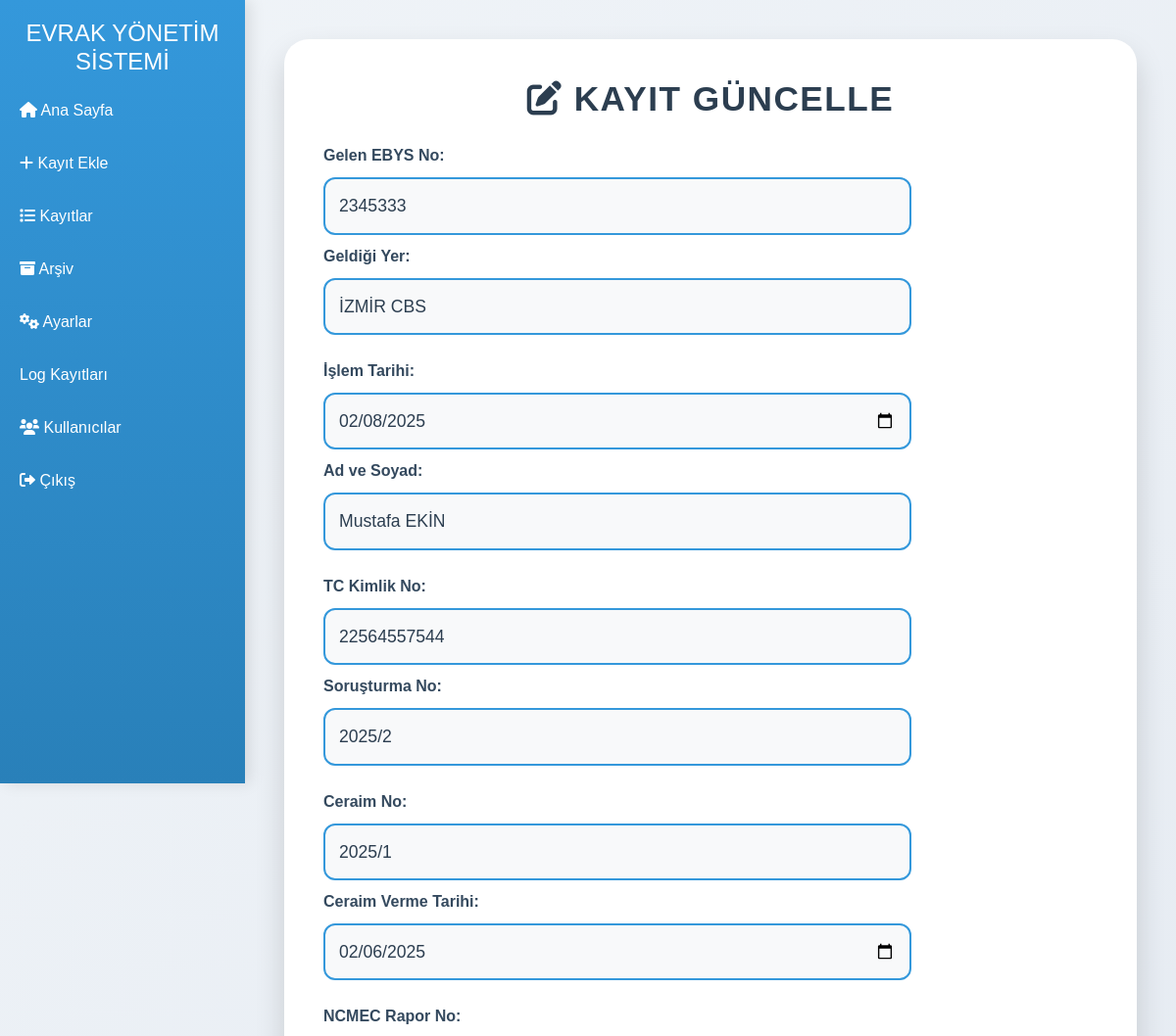
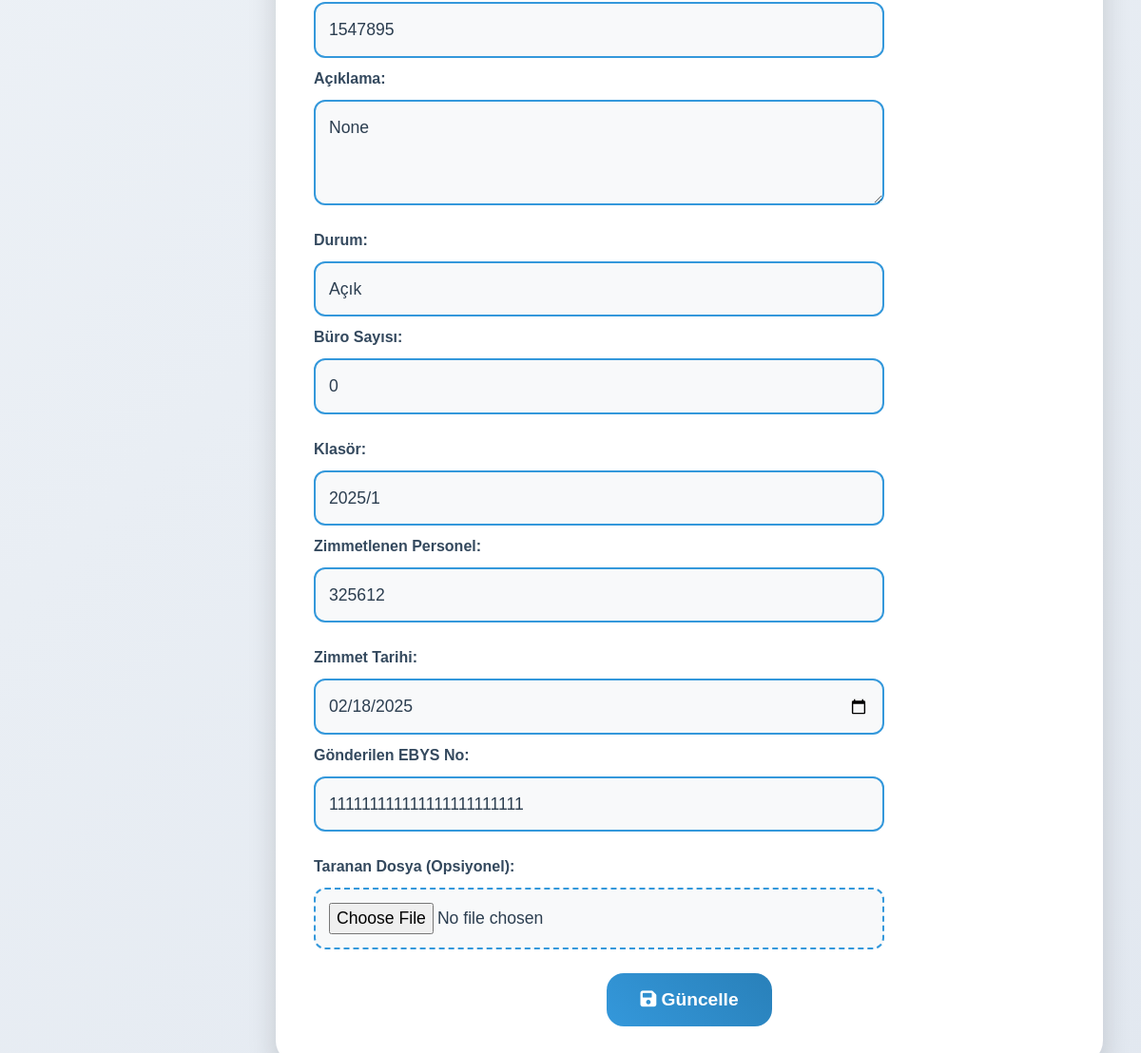
/edit_record/2 (signed in), run on the app's committed database (2 pictures, top to bottom).
### app.py (models this page shows)
class Evrak(db.Model):
    id = db.Column(db.Integer, primary_key=True)
    kayit_no = db.Column(db.String(50), unique=True, nullable=False)
    dosya_no = db.Column(db.String(20), unique=True, nullable=False)
    gelen_ebys_no = db.Column(db.String(50))
    gelen_yer = db.Column(db.String(100))
    islem_tarihi = db.Column(db.Date)
    adi_soyadi = db.Column(db.String(100))
    tc_kimlik = db.Column(db.String(11))
    soru_numara = db.Column(db.String(50))
    ceraim_no = db.Column(db.String(50))
    ceraim_verme_tarihi = db.Column(db.Date)
    ncmec_rapor = db.Column(db.String(50))
    aciklama = db.Column(db.Text)
    dosya_durumu = db.Column(db.String(50))
    buro_sayisi = db.Column(db.Integer)
    klasor = db.Column(db.String(100))
    zimmetlenen_personel = db.Column(db.String(100))
    zimmet_tarihi = db.Column(db.Date)
    gonderilen_ebys_no = db.Column(db.String(50))
    dosya_yolu = db.Column(db.String(200))

### app.py (the view, shortened to what this page needs)
@app.route('/edit_record/<int:record_id>', methods=['GET', 'POST'])
@login_required
def edit_record(record_id):
    if not current_user.can('can_edit') and current_user.role != 'admin':
        flash('Bu işlemi yapma yetkiniz yok!', 'danger')
        return redirect(url_for('list_records'))
    record = Evrak.query.get_or_404(record_id)
    return render_template('edit_record.html', record=record)

### app.py (called while the page is built)
@login_manager.user_loader
def load_user(user_id):
    return User.query.get(int(user_id))

@app.before_request
def update_last_active():
    if current_user.is_authenticated:
        current_user.last_active = datetime.utcnow()
        db.session.commit()

    def can(self, permission):
        return self.permissions.get(permission, False) if self.role != 'admin' else True

### templates/edit_record.html (shortened to what this page needs)
{% extends "base.html" %}
{% block content %}
<div class="container-fluid">
    <div class="edit-card">
        <h2 class="card-title"><i class="fas fa-edit"></i> Kayıt Güncelle</h2>
        <form method="POST" action="{{ url_for('edit_record', record_id=record.id) }}" enctype="multipart/form-data">
            <div class="form-row">
                <div class="form-group">
                    <label for="gelenEbysNo" class="form-label">Gelen EBYS No:</label>
                    <input type="text" class="form-control" id="gelenEbysNo" name="gelenEbysNo" value="{{ record.gelen_ebys_no }}">
                </div>
                <div class="form-group">
                    <label for="gelenYer" class="form-label">Geldiği Yer:</label>
                    <input type="text" class="form-control" id="gelenYer" name="gelenYer" value="{{ record.gelen_yer }}">
                </div>
            </div>
            <div class="form-row">
                <div class="form-group">
                    <label for="islemTarihi" class="form-label">İşlem Tarihi:</label>
                    <input type="date" class="form-control" id="islemTarihi" name="islemTarihi" value="{{ record.islem_tarihi.strftime('%Y-%m-%d') if record.islem_tarihi else '' }}">
                </div>
                <div class="form-group">
                    <label for="adiSoyadi" class="form-label">Ad ve Soyad:</label>
                    <input type="text" class="form-control" id="adiSoyadi" name="adiSoyadi" value="{{ record.adi_soyadi }}">
                </div>
            </div>
            <div class="form-row">
                <div class="form-group">
                    <label for="tcKimlik" class="form-label">TC Kimlik No:</label>
                    <input type="text" class="form-control" id="tcKimlik" name="tcKimlik" value="{{ record.tc_kimlik }}">
                </div>
                <div class="form-group">
                    <label for="soruNumara" class="form-label">Soruşturma No:</label>
                    <input type="text" class="form-control" id="soruNumara" name="soruNumara" value="{{ record.soru_numara }}">
                </div>
            </div>
            <div class="form-row">
                <div class="form-group">
                    <label for="ceraimNo" class="form-label">Ceraim No:</label>
                    <input type="text" class="form-control" id="ceraimNo" name="ceraimNo" value="{{ record.ceraim_no }}">
                </div>
                <div class="form-group">
                    <label for="ceraimVermeTarihi" class="form-label">Ceraim Verme Tarihi:</label>
                    <input type="date" class="form-control" id="ceraimVermeTarihi" name="ceraimVermeTarihi" value="{{ record.ceraim_verme_tarihi.strftime('%Y-%m-%d') if record.ceraim_verme_tarihi else '' }}">
                </div>
            </div>
            <div class="form-row">
                <div class="form-group">
                    <label for="ncmecRapor" class="form-label">NCMEC Rapor No:</label>
                    <input type="text" class="form-control" id="ncmecRapor" name="ncmecRapor" value="{{ record.ncmec_rapor }}">
                </div>
                <div class="form-group">
                    <label for="aciklama" class="form-label">Açıklama:</label>
                    <textarea class="form-control" id="aciklama" name="aciklama" rows="3">{{ record.aciklama }}</textarea>
                </div>
            </div>
            <div class="form-row">
                <div class="form-group">
                    <label for="dosyaDurumu" class="form-label">Durum:</label>
                    <select class="form-control" id="dosyaDurumu" name="dosyaDurumu">
                        <option value="Açık" {% if record.dosya_durumu == 'Açık' %}selected{% endif %}>Açık</option>
                    </select>
                </div>
                <div class="form-group">
                    <label for="buroSayisi" class="form-label">Büro Sayısı:</label>
                    <input type="number" class="form-control" id="buroSayisi" name="buroSayisi" value="{{ record.buro_sayisi if record.buro_sayisi is not none else 0 }}">
                </div>
            </div>
            <div class="form-row">
                <div class="form-group">
                    <label for="klasor" class="form-label">Klasör:</label>
                    <input type="text" class="form-control" id="klasor" name="klasor" value="{{ record.klasor }}">
                </div>
                <div class="form-group">
                    <label for="zimmetlenenPersonel" class="form-label">Zimmetlenen Personel:</label>
                    <input type="text" class="form-control" id="zimmetlenenPersonel" name="zimmetlenenPersonel" value="{{ record.zimmetlenen_personel }}">
                </div>
            </div>
            <div class="form-row">
                <div class="form-group">
                    <label for="zimmetTarihi" class="form-label">Zimmet Tarihi:</label>
                    <input type="date" class="form-control" id="zimmetTarihi" name="zimmetTarihi" value="{{ record.zimmet_tarihi.strftime('%Y-%m-%d') if record.zimmet_tarihi else '' }}">
                </div>
                <div class="form-group">
                    <label for="gonderilenEbysNo" class="form-label">Gönderilen EBYS No:</label>
                    <input type="text" class="form-control" id="gonderilenEbysNo" name="gonderilenEbysNo" value="{{ record.gonderilen_ebys_no }}">
                </div>
            </div>
            <div class="form-row">
                <div class="form-group">
                    <label for="dosya" class="form-label">Taranan Dosya (Opsiyonel):</label>
                    <input type="file" class="form-file" id="dosya" name="dosya" accept=".pdf,.doc,.docx,.jpg,.png">
                </div>
            </div>
            <button type="submit" class="btn btn-primary"><i class="fas fa-save"></i> Güncelle</button>
        </form>
    </div>
</div>
{% endblock %}

### static/css/style.css (style rules this page uses)
:root { --primary-blue: #3498db; --secondary-blue: #2980b9; --primary-red: #e74c3c; --secondary-red: #c0392b; --primary-green: #2ecc71; --secondary-green: #27ae60; --primary-orange: #e67e22; --secondary-orange: #d35400; }
body.light { background: linear-gradient(135deg, #f0f4f8, #e2e8f0); color: #2c3e50; }
.btn-primary { background: linear-gradient(45deg, var(--primary-red), var(--secondary-red)); border: none; border-radius: 8px; transition: all 0.3s ease; }

### templates/edit_record.html (style rules this page uses)
body { background: linear-gradient(135deg, #f5f7fa, #c3cfe2); font-family: 'Arial', sans-serif; margin: 0; padding: 0; min-height: 100vh; display: flex; justify-content: center; align-items: center; }
.container-fluid { max-width: 2400px; width: 100%; padding: 20px; }
.edit-card { background: #ffffff; border-radius: 25px; box-shadow: 0 15px 30px rgba(0, 0, 0, 0.15); padding: 40px; overflow: hidden; }
.card-title { color: #2c3e50; font-size: 2.2rem; font-weight: bold; margin-bottom: 25px; text-align: center; text-transform: uppercase; letter-spacing: 1.5px; }
.form-row { display: flex; flex-wrap: wrap; gap: 10px; margin-bottom: 25px; }
.form-group { flex: 1; min-width: 600px; max-width: 45%; }
.form-label { color: #34495e; font-weight: bold; margin-bottom: 10px; display: block; }
.form-control { border-radius: 12px; border: 2px solid #3498db; padding: 14px; font-size: 1.1rem; width: 100%; background: #f8f9fa; color: #2c3e50; transition: border-color 0.3s ease, box-shadow 0.3s ease; }
.form-file { border-radius: 12px; border: 2px dashed #3498db; padding: 14px; font-size: 1.1rem; width: 100%; background: #f8f9fa; color: #2c3e50; cursor: pointer; transition: border-color 0.3s ease, background-color 0.3s ease; }
.btn-primary { background: linear-gradient(45deg, #3498db, #2980b9); border: none; padding: 14px 35px; color: #ffffff; border-radius: 18px; font-size: 1.2rem; font-weight: bold; transition: all 0.3s ease; display: block; margin: 25px auto 0; cursor: pointer; }

### data on the page
Evrak: gelenEbysNo "2345333", gelenYer "İZMİR CBS", islemTarihi "02/08/2025", adiSoyadi "Mustafa EKİN", tcKimlik "22564557544", soruNumara "2025/2", ceraimNo "2025/1", ceraimVermeTarihi "02/06/2025", ncmecRapor "1547895", aciklama "None", dosyaDurumu "Açık", buroSayisi "0", klasor "2025/1", zimmetlenenPersonel "325612", zimmetTarihi "02/18/2025", gonderilenEbysNo "111111111111111111111111"
